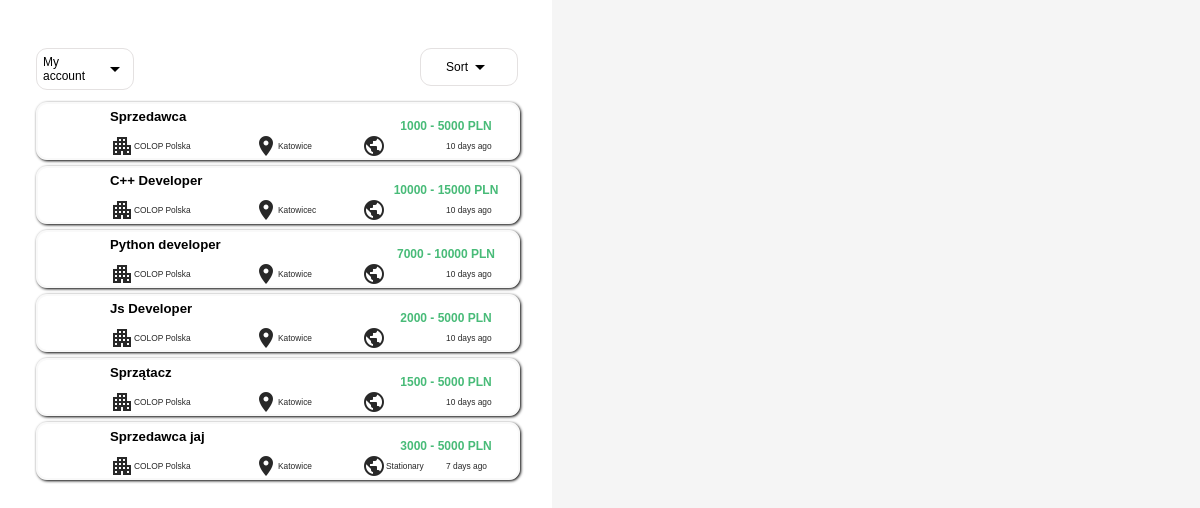
Page / (signed in) on the committed database.
### tables this page shows
CREATE TABLE `offers` (
  `job_id` int(11) NOT NULL,
  `name` varchar(50) NOT NULL,
  `min_salary` int(11) NOT NULL,
  `max_salary` int(11) NOT NULL,
  `company` varchar(100) NOT NULL,
  `location` varchar(50) NOT NULL,
  `workplace` varchar(15) NOT NULL,
  `date` date NOT NULL,
  `description` text NOT NULL,
  `experience` varchar(15) NOT NULL,
  `type` varchar(25) NOT NULL,
  `job_owner_id` int(11) NOT NULL
);

### slider_personal.php (the view, shortened to what this page needs)
<div id = "slider">
        <div id="container">
        <div id = "account">
            <div id = "show_account_list" onclick = "toggleAccountList()">My account <i class="material-icons" id = "toggleAccountIcon">arrow_drop_down</i></div>
        </div>
        <div id = "sort_by">
            <div id = "show_sort_list" onclick = "toggleSortList()">Sort <i class="material-icons" id = "toggleSortIcon">arrow_drop_down</i></div>
        </div>
        </div>
        <?php
            @$order = $_GET['sort'];
            if($order == NULL){
               $order = 'job_id';
            }
            include("database.php");
            $queryAll = mysqli_query($conn, "SELECT * from offers order by $order");
            $Number_Of_Rows = mysqli_num_rows($queryAll);
            for ($y = 1; $y <= $Number_Of_Rows; $y++) {
                $row_job_offer = mysqli_fetch_assoc($queryAll);
                if($row_job_offer['max_salary'] == 0){
                    $salary = $row_job_offer['min_salary']." PLN";
                }else{
                    $salary = $row_job_offer['min_salary']." - ".$row_job_offer['max_salary']." PLN";
                }
                $todayDate = date_create(date("Y-m-d"));
                $uploadDate = date_create($row_job_offer['date']);
                $date = date_diff($todayDate, $uploadDate);
                echo ('
                <a href = "offer.php?id='.$row_job_offer["job_id"].'&sort='.$order.'">
                <div id = "job_offer">
                    <div class = "logo"></div>
                    <div class = "higher_container">
                        <div class = "job_name">
                            <h2 class = "job_name_text">'.$row_job_offer["name"].'</h2>
                        </div>
                        <div class = "salary">
                            <h2 class = "job_salary_text">'.$salary.'</h2>
                        </div>
                        </div>
                        <div class = "lower_container">
                            <div class = "company_name"><i class="material-icons">apartment</i>'.$row_job_offer["company"].'</div>
                            <div class = "location"><i class="material-icons">location_on</i>'.$row_job_offer["location"].'</div>
                            <div class = "workplace"><i class="material-icons">public</i>'.$row_job_offer["workplace"].'</div>
                            <div class = "date">'.$date->format("%a days ago").'</div>
                    </div>
                </div>
                </a>
                ');
            }
        ?>
    </div>

### style_main.css (style rules this page uses)
body { background-color: #f5f5f5; margin: auto; font-family: "Nunito Sans", sans-serif; display: flex; align-items: flex-start; min-height: 100vh; }
#slider { width: 40vw; background-color: #ffffff; padding: 4vw 3vw 4vw 3vw; float: left; height: 150vh; }
#container { display: flex; gap: 1vw; }
#account, #sort_by { width: 8vw; margin-bottom: 1vw; }
#sort_by { margin-left: 23vw; }
#show_sort_list, #show_account_list { width: 7vw; font-size: 1vw; border-radius: 11px; border: 1px solid rgb(228, 225, 225); display: flex; justify-content: center; align-items: center; padding: 0.5vw; }
#job_offer { width: 40vw; height: 4.5vw; margin-bottom: 0.5vw; border: 2px solid #f5f5f58f; border-radius: 11px; box-shadow: 1px 1px 3px black; }
.logo { width: 4.5vw; height: 4.5vw; border-radius: 11px; float: left; }
.higher_container { width: 34vw; height: 2.5vw; margin: 0vw 5vw 0vw 6vw; }
.job_name { width: 17vw; height: 2.5vw; float: left; }
.job_name_text { color: black; line-height: 0.3vw; font-size: 1.1vw; }
.salary { width: 12vw; height: 2.5vw; float: left; margin-left: 5vw; border-radius: 11px; color: #48BB78; }
.job_salary_text { color: #48BB78; text-align: center; line-height: 2vw; font-size: 1vw; }
.lower_container { width: 34vw; height: 2vw; margin: 0vw 0vw 0vw 6vw; }
.company_name { width: 11vw; }
.location { width: 8vw; }
.workplace { width: 6vw; }
.date { width: 4.5vw; text-align: right; }
.company_name, .location, .workplace, .date { color: #282828; font-size: 0.7vw; height: 2vw; margin-right: 1vw; float: left; display: flex; align-items: center; }
.material-icons { font-size: 0.7vw; margin: 0vw 0vw 0vw 0vw; }
a { text-decoration: none; color: black; }

### rows in the picture
offers: name "Sprzedawca", salary "1000 - 5000 PLN", company "COLOP Polska", location "Katowice", date "10 days ago"
offers: name "C++ Developer", salary "10000 - 15000 PLN", company "COLOP Polska", location "Katowicec", date "10 days ago"
offers: name "Python developer", salary "7000 - 10000 PLN", company "COLOP Polska", location "Katowice", date "10 days ago"
offers: name "Js Developer", salary "2000 - 5000 PLN", company "COLOP Polska", location "Katowice", date "10 days ago"
offers: name "Sprzątacz", salary "1500 - 5000 PLN", company "COLOP Polska", location "Katowice", date "10 days ago"
offers: name "Sprzedawca jaj", salary "3000 - 5000 PLN", company "COLOP Polska", location "Katowice", workplace "Stationary", date "7 days ago"
